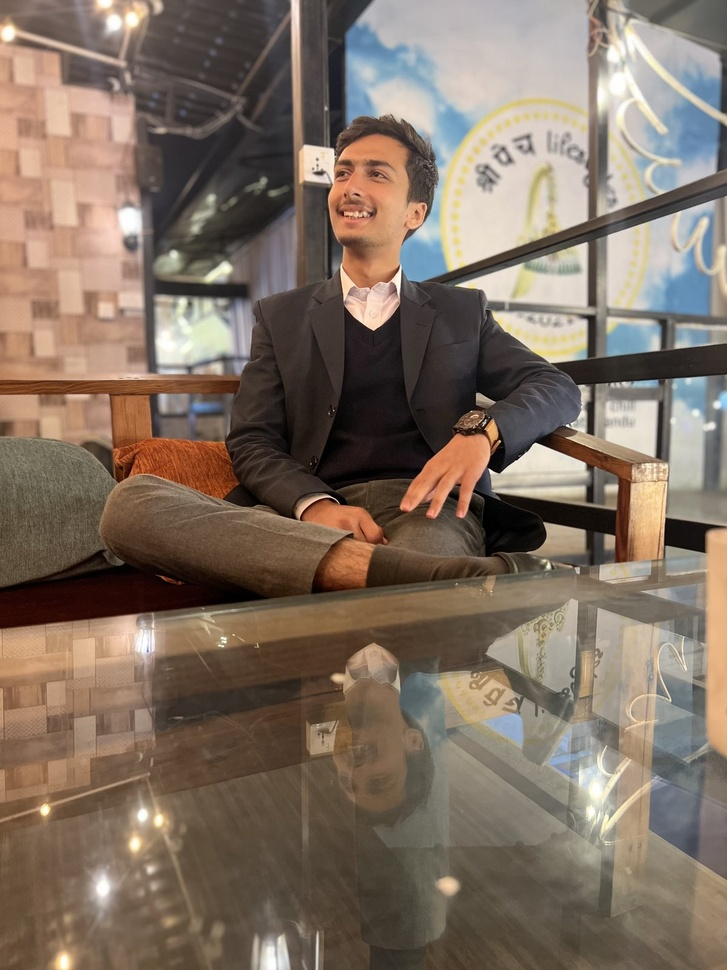
#> input picture meroimage.jpg, 727 x 970 px, shrunk from 1200 x 1600 before the run, found by its file name
$ python 6_Digital_ng_with_histogram.py
#> lines starting #> are read from the running program, lines starting #| are printed output that depends on the picture
import cv2
import matplotlib.pyplot as plt
# Read an image
img_bgr = cv2.imread('./Image_Processing/meroimage.jpg',3)
#> img_bgr is the input picture: shape (970, 727, 3); mean B, G, R 98.9, 112.5, 128.4
plt.imshow(img_bgr)
plt.show()
# Histogram plotting of original image
color = ('b', 'g', 'r')
for i, col in enumerate(color):
    histr = cv2.calcHist([img_bgr],
                         [i], None,
                         [256],
                         [0, 256])
    plt.plot(histr, color = col)
    # Limit X - axis to 256
    plt.xlim([0, 256])
plt.show()
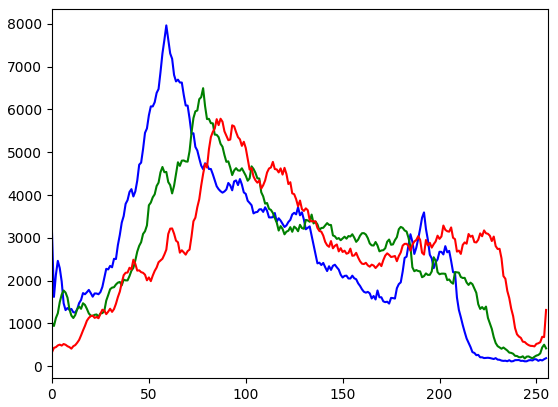
#> figure drawn by matplotlib, 1 panel; curve peaks at x = 59, y = 7965; curve peaks at x = 78, y = 6497; curve peaks at x = 87, y = 5783
cv2.waitKey(0)
cv2.destroyAllWindows()
# Negate the original image
img_neg = 1 - img_bgr
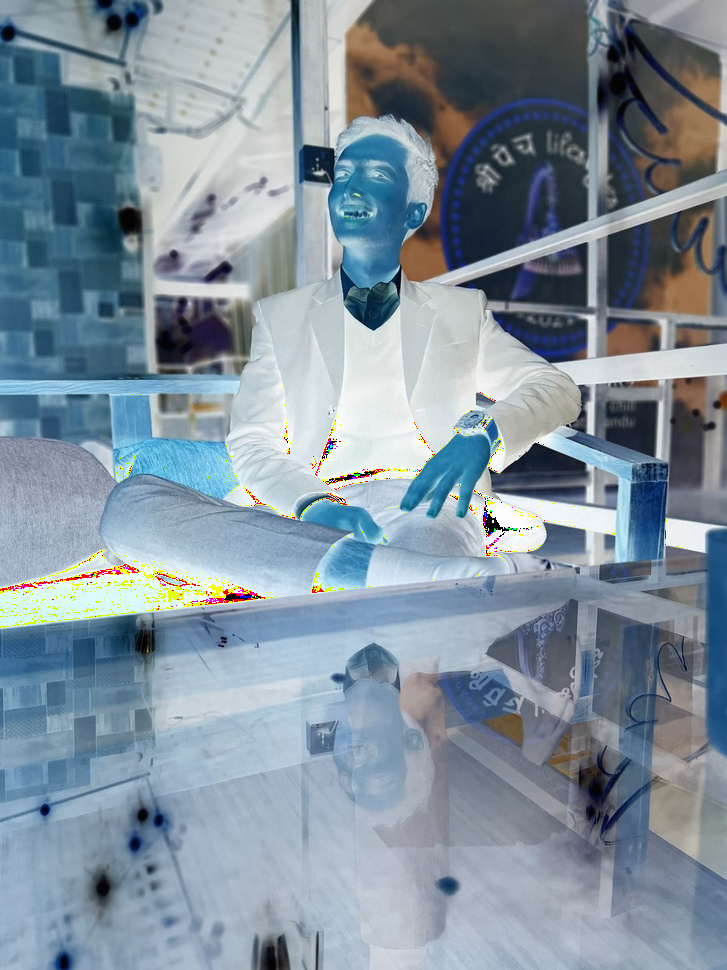
#> img_neg: shape (970, 727, 3); mean B, G, R 156.4, 143.8, 128.3
plt.imshow(img_neg)
plt.show()
# Histogram plotting of
# negative transformed image
color = ('b', 'g', 'r')
for i, col in enumerate(color):

    histr = cv2.calcHist([img_neg],
                         [i], None,
                         [256],
                         [0, 256])

    plt.plot(histr, color = col)
    plt.xlim([0, 256])

plt.show()
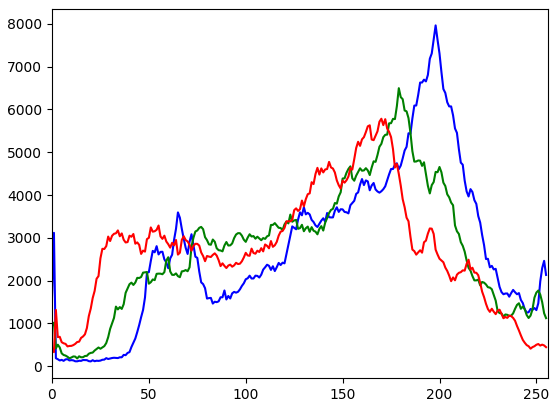
#> figure drawn by matplotlib, 1 panel; curve peaks at x = 198, y = 7965; curve peaks at x = 179, y = 6497; curve peaks at x = 170, y = 5783

$ run again, with Screen.jpg copied over meroimage.jpg
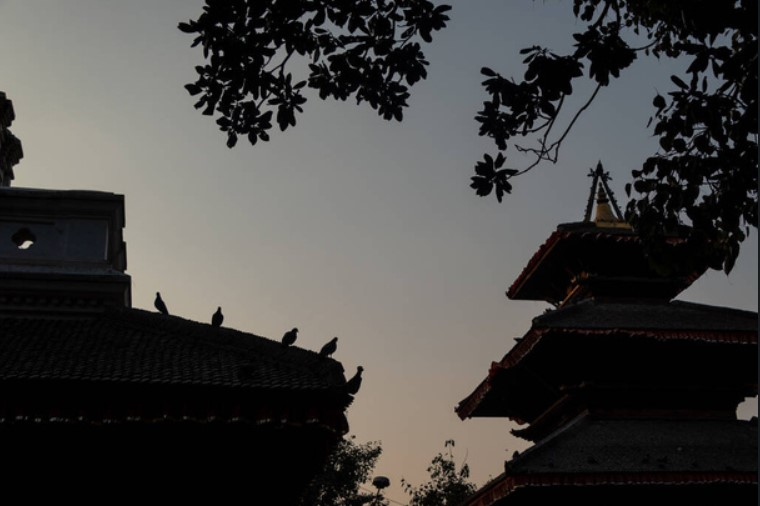
#> input picture Screen.jpg, 760 x 506 px, found by its file name
#> img_bgr is the input picture: shape (506, 760, 3); mean B, G, R 66.1, 67.7, 68.8
#> `img_neg = 1 - img_bgr`:
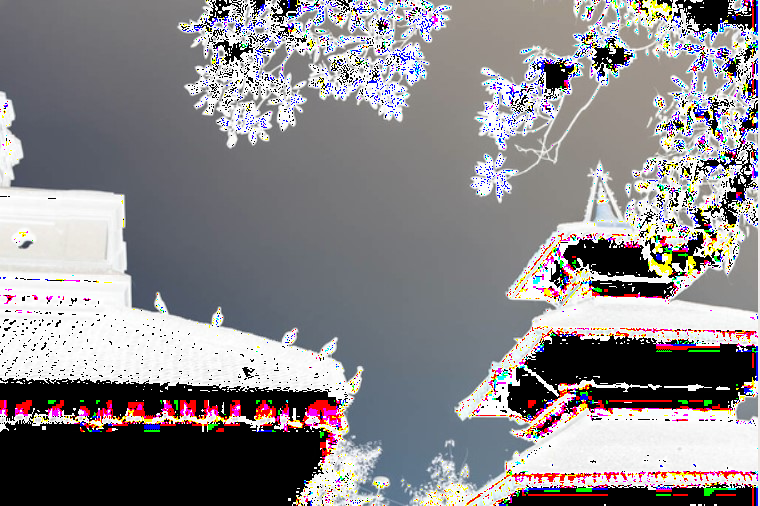
#> img_neg: shape (506, 760, 3); mean B, G, R 138.9, 135.8, 139.1
#> `plt.show()`:
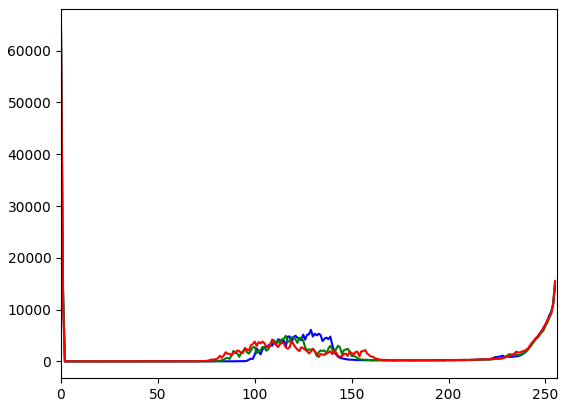
#> figure drawn by matplotlib, 1 panel; curve peaks at x = 0, y = 64179; curve peaks at x = 0, y = 64871; curve peaks at x = 0, y = 62389
